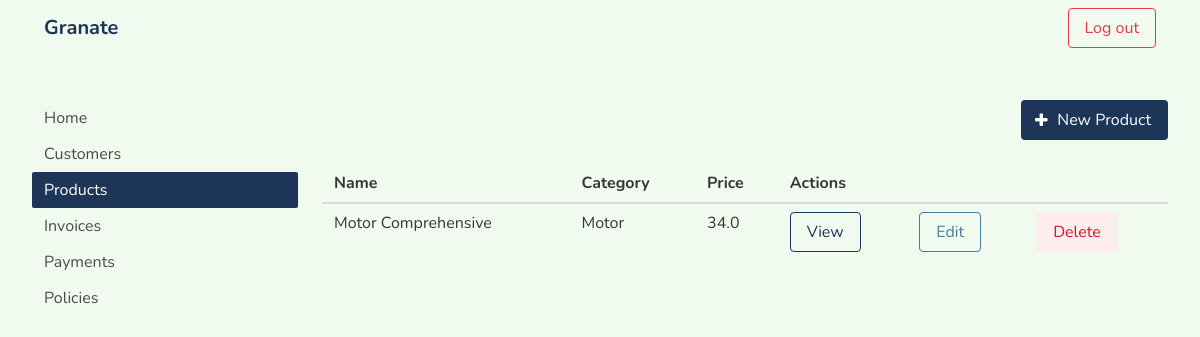
/products/ (signed in), run on the app's committed database.
### app/models.py (models this page shows, shortened)
class Base(db.Model):
    __abstract__ = True
    id = db.Column(db.Integer, primary_key=True)
    created_at = db.Column(db.DateTime,  default=db.func.current_timestamp())
    updated_at = db.Column(db.DateTime,  default=db.func.current_timestamp(),
                           onupdate=db.func.current_timestamp())

class SaleItem(Base):
    __tablename__ = 'sale_items'
    name = db.Column(db.String(20))
    category = db.Column(db.String(10))
    price = db.Column(db.Float)
    item_quote_procedure_json = db.Column(db.JSON)
    details_json = db.Column(db.JSON)

### app/views.py (the view)
@mod_app.route('/products/', methods=['GET'])
@login_required
def products():
    products = get_items_of_sale()
    return render_template("products.html", products=products)

### app/controllers.py (called while the page is built)
def get_items_of_sale():
    return SaleItem.query.all()

### app/views.py (called while the page is built)
def login_required(view):
    @functools.wraps(view)
    def wrapped_view(**kwargs):
        if 'authorization' not in session:
            return redirect(url_for('app.signin'))
        return view(**kwargs)
    return wrapped_view

### app/templates/products.html (shortened to what this page needs)
{% extends "layout.html" %} {% include 'partials/login_navbar.html' %} {% block
page %}
<div class="container is-fluid">
  <div class="columns" style="margin-top: 2em">
    <div class="column">{% include 'partials/sidenav.html' %}</div>
    <div class="column is-three-quarters">
      <div class="level">
        <div class="level-right">
          <a href="/new-product" class="button is-primary">
            <span class="icon">
              <i class="fa fa-plus"></i>
            </span>
            <span>New Product</span>
          </a>
        </div>
      </div>
      <table class="table is-fullwidth">
        <thead>
          <tr>
            <th>Name</th>
            <th>Category</th>
            <th>Price</th>
            <th colspan="3">Actions</th>
          </tr>
        </thead>
        <tbody>
          {% for product in products %}
          <tr>
            <td>{{ product.name }}</td>
            <td>{{ product.category }}</td>
            <td>{{ product.price }}</td>
            <td><a href="#" class="button is-primary is-outlined">View</a></td>
            <td><a href="#" class="button is-link is-outlined">Edit</a></td>
            <td><a href="#" class="button is-danger is-light">Delete</a></td>
          </tr>
          {% endfor %}
        </tbody>
      </table>
    </div>
  </div>
</div>
{% endblock page %}

### data on the page
SaleItem: name "Motor Comprehensive", category "Motor", price "34.0"
